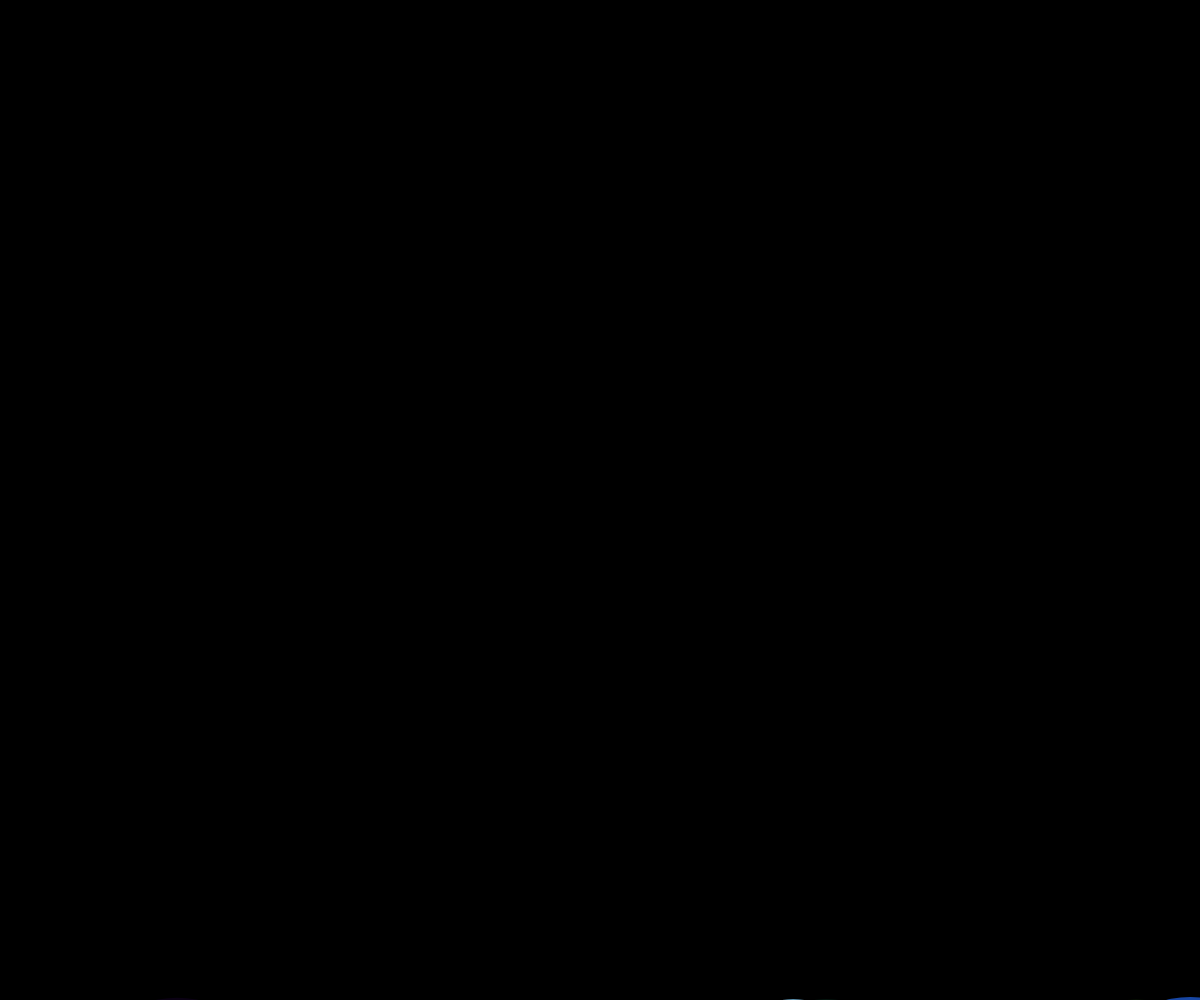
Frame 1 (no input)
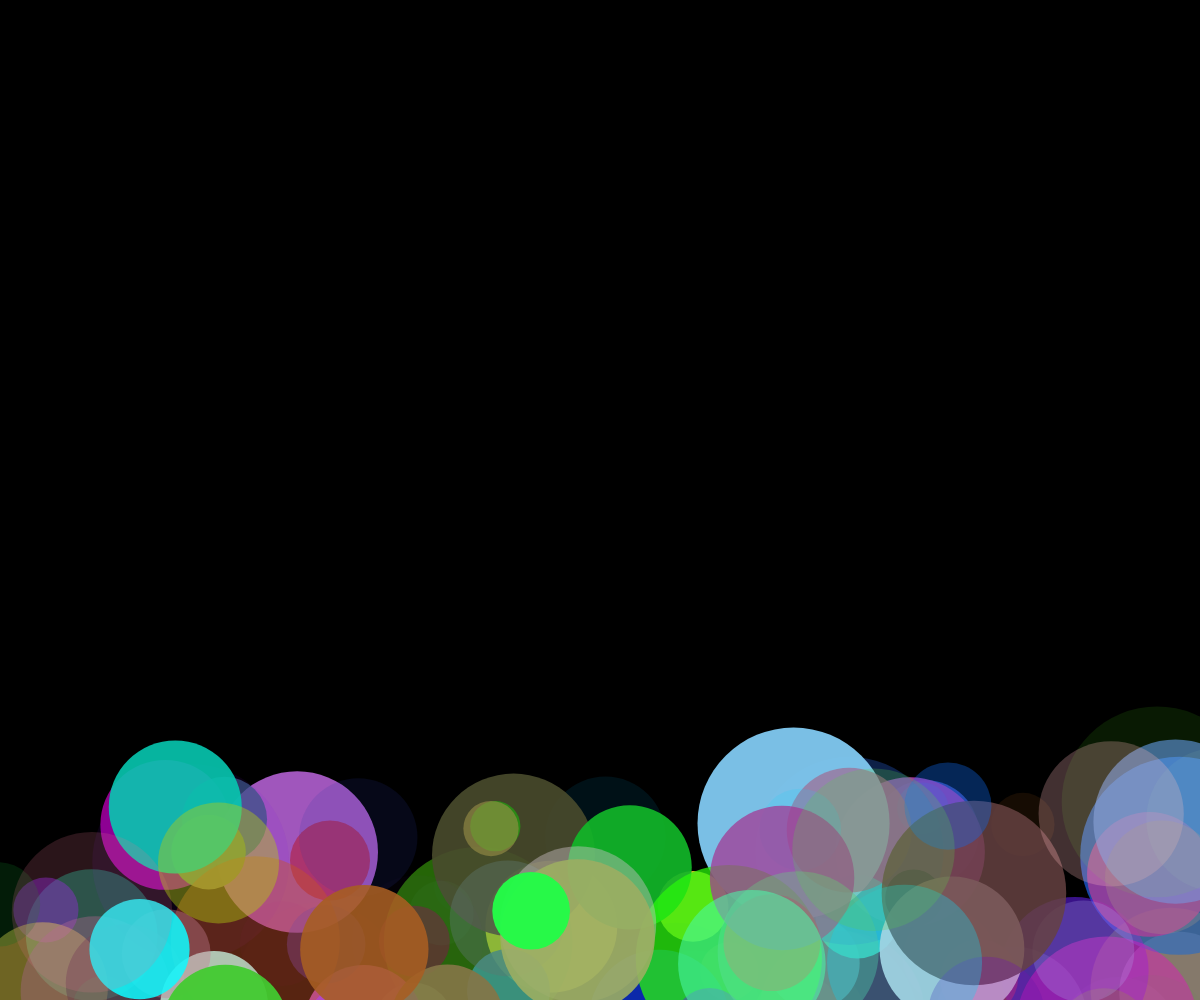
Frame 60 (no input)
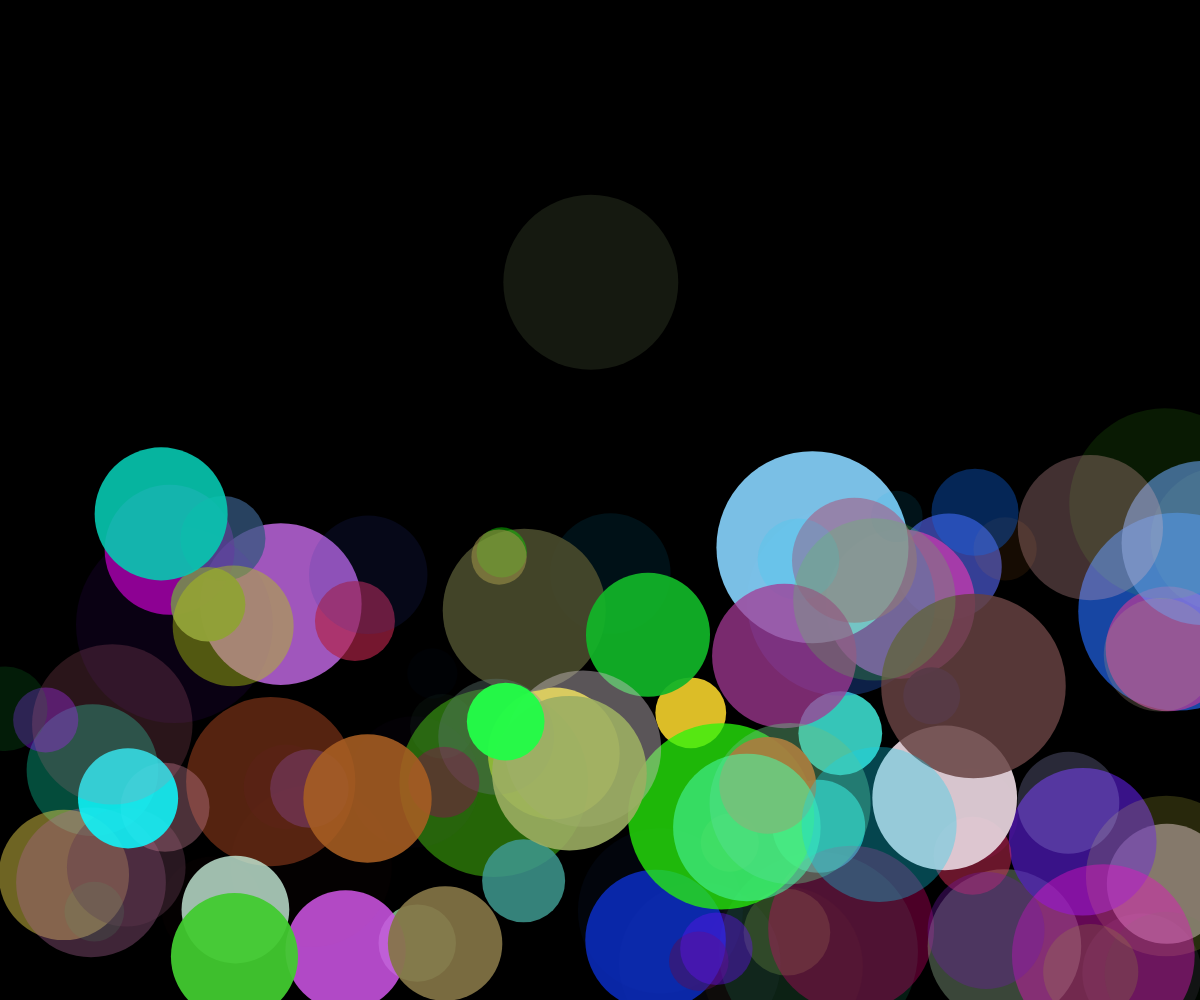
Frame 120 (the mouse pressed at the canvas centre since frame 60)

The p5.js sketch that drew these frames (run headless with seeded random() and noise() and a simulated clock; from frame 60 on, the mouse is pressed at the canvas centre):

// p5.js sketch
// ── sketch.js
// Bubble OOP Demo

class Bubble {
  constructor(x, y, dy) {
    this.x = x;
    this.y = y;
    this.dy = dy;
    this.radius = random(25, 100);
    this.color = color(random(255), random(255), random(255), random(255));
    this.timer = new Timer(1000);
    this.isOffScreen = false;
  }

  display() {
    noStroke();
    if (!this.timer.isDone()) {
      fill(this.color);
      ellipse(this.x, this.y, this.radius*2, this.radius*2);
    } 
    else {
      this.isOffScreen = true;
    }
  }

  bubbleUp() {
    if (this.y >= this.radius) {
      this.y += this.dy;

      //wind factor
      if (random(100) < 40) {
        this.x += random(-5, 5);
      }
    }
    else {
      if (!this.timer.hasRun) {
        this.timer.restart();
      }
    }

    
  }
}

class Timer {
  constructor(timeToWait) {
    this.timeToWait = timeToWait;
    this.hasRun = false;
  }

  isDone() {
    return millis() >= this.endTime;
  }

  restart() {
    this.startTime = millis();
    this.endTime = this.startTime + this.timeToWait;
    this.hasRun = true;
  }
}

let theBubbles = [];

function setup() {
  createCanvas(windowWidth, windowHeight);
  for (let i=0; i<100; i++) {
    let myBubble = new Bubble(random(width), height + 100, random(-5, -1));
    theBubbles.push(myBubble);
  }
}

function draw() {
  background(0);

  for (let i = theBubbles.length - 1; i >= 0; i--) {
    if (theBubbles[i].isOffScreen) {
      theBubbles.splice(i, 1);  //removes the ith element from the array
    }
    else {
      theBubbles[i].bubbleUp();
      theBubbles[i].display();
    }
  }
  
}

function mousePressed() {
  let myBubble = new Bubble(mouseX, mouseY, random(-5, -1));
  theBubbles.push(myBubble);
}
